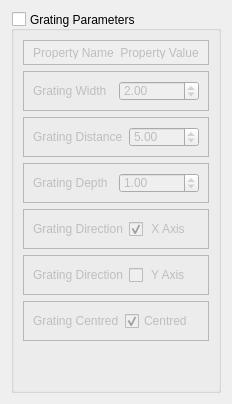
            <widget class="QWidget" name="tab_Gratings">
             <attribute name="title">
              <string>Gratings</string>
             </attribute>
             <layout class="QVBoxLayout" name="verticalLayout">
              <item>
               <widget class="QGroupBox" name="groupBox_Gratings">
                <property name="title">
                 <string>Grating Parameters</string>
                </property>
                <property name="alignment">
                 <set>Qt::AlignJustify|Qt::AlignVCenter</set>
                </property>
                <property name="flat">
                 <bool>false</bool>
                </property>
                <property name="checkable">
                 <bool>true</bool>
                </property>
                <property name="checked">
                 <bool>false</bool>
                </property>
                <layout class="QVBoxLayout" name="verticalLayout_4">
                 <item>
                  <widget class="QFrame" name="frame_Title_Gratings">
                   <property name="enabled">
                    <bool>true</bool>
                   </property>
                   <property name="maximumSize">
                    <size>
                     <width>16777215</width>
                     <height>25</height>
                    </size>
                   </property>
                   <property name="autoFillBackground">
                    <bool>true</bool>
                   </property>
                   <property name="frameShape">
                    <enum>QFrame::StyledPanel</enum>
                   </property>
                   <property name="frameShadow">
                    <enum>QFrame::Raised</enum>
                   </property>
                   <layout class="QHBoxLayout" name="horizontalLayout_37">
                    <property name="topMargin">
                     <number>5</number>
                    </property>
                    <property name="bottomMargin">
                     <number>5</number>
                    </property>
                    <item>
                     <widget class="QLabel" name="label_PropertyName_Gratings">
                      <property name="enabled">
                       <bool>true</bool>
                      </property>
                      <property name="text">
                       <string>Property Name</string>
                      </property>
                      <property name="alignment">
                       <set>Qt::AlignCenter</set>
                      </property>
                     </widget>
                    </item>
                    <item>
                     <widget class="QLabel" name="label_PropertyValue_Gratings">
                      <property name="enabled">
                       <bool>true</bool>
                      </property>
                      <property name="text">
                       <string>Property Value</string>
                      </property>
                      <property name="alignment">
                       <set>Qt::AlignCenter</set>
                      </property>
                     </widget>
                    </item>
                   </layout>
                  </widget>
                 </item>
                 <item>
                  <widget class="QFrame" name="frame_GratingWidth">
                   <property name="maximumSize">
                    <size>
                     <width>16777215</width>
                     <height>40</height>
                    </size>
                   </property>
                   <property name="frameShape">
                    <enum>QFrame::StyledPanel</enum>
                   </property>
                   <property name="frameShadow">
                    <enum>QFrame::Raised</enum>
                   </property>
                   <layout class="QHBoxLayout" name="horizontalLayout_8">
                    <item>
                     <widget class="QLabel" name="label_GratingWidth">
                      <property name="text">
                       <string>Grating Width</string>
                      </property>
                     </widget>
                    </item>
                    <item>
                     <widget class="QDoubleSpinBox" name="doubleSpinBox_GratingWidth">
                      <property name="suffix">
                       <string/>
                      </property>
                      <property name="minimum">
                       <double>0.010000000000000</double>
                      </property>
                      <property name="maximum">
                       <double>999.990000000000009</double>
                      </property>
                      <property name="stepType">
                       <enum>QAbstractSpinBox::AdaptiveDecimalStepType</enum>
                      </property>
                      <property name="value">
                       <double>2.000000000000000</double>
                      </property>
                     </widget>
                    </item>
                   </layout>
                  </widget>
                 </item>
                 <item>
                  <widget class="QFrame" name="frame_GratingDistance">
                   <property name="maximumSize">
                    <size>
                     <width>16777215</width>
                     <height>40</height>
                    </size>
                   </property>
                   <property name="frameShape">
                    <enum>QFrame::StyledPanel</enum>
                   </property>
                   <property name="frameShadow">
                    <enum>QFrame::Raised</enum>
                   </property>
                   <layout class="QHBoxLayout" name="horizontalLayout_10">
                    <item>
                     <widget class="QLabel" name="label_GratingDistance">
                      <property name="text">
                       <string>Grating Distance</string>
                      </property>
                     </widget>
                    </item>
                    <item>
                     <widget class="QDoubleSpinBox" name="doubleSpinBox_GratingDistance">
                      <property name="minimum">
                       <double>0.010000000000000</double>
                      </property>
                      <property name="maximum">
                       <double>999.990000000000009</double>
                      </property>
                      <property name="stepType">
                       <enum>QAbstractSpinBox::AdaptiveDecimalStepType</enum>
                      </property>
                      <property name="value">
                       <double>5.000000000000000</double>
                      </property>
                     </widget>
                    </item>
                   </layout>
                  </widget>
                 </item>
                 <item>
                  <widget class="QFrame" name="frame_GratingDepth">
                   <property name="maximumSize">
                    <size>
                     <width>16777215</width>
                     <height>40</height>
                    </size>
                   </property>
                   <property name="frameShape">
                    <enum>QFrame::StyledPanel</enum>
                   </property>
                   <property name="frameShadow">
                    <enum>QFrame::Raised</enum>
                   </property>
                   <layout class="QHBoxLayout" name="horizontalLayout_13">
                    <item>
                     <widget class="QLabel" name="label_GratingDepth">
                      <property name="text">
                       <string>Grating Depth</string>
                      </property>
                     </widget>
                    </item>
                    <item>
                     <widget class="QDoubleSpinBox" name="doubleSpinBox_GratingDepth">
                      <property name="minimum">
                       <double>0.010000000000000</double>
                      </property>
                      <property name="maximum">
                       <double>999.990000000000009</double>
                      </property>
                      <property name="stepType">
                       <enum>QAbstractSpinBox::AdaptiveDecimalStepType</enum>
                      </property>
                      <property name="value">
                       <double>1.000000000000000</double>
                      </property>
                     </widget>
                    </item>
                   </layout>
                  </widget>
                 </item>
                 <item>
                  <widget class="QFrame" name="frame_GratingDirectionX">
                   <property name="enabled">
                    <bool>false</bool>
                   </property>
                   <property name="maximumSize">
                    <size>
                     <width>16777215</width>
                     <height>60</height>
                    </size>
                   </property>
                   <property name="frameShape">
                    <enum>QFrame::StyledPanel</enum>
                   </property>
                   <property name="frameShadow">
                    <enum>QFrame::Raised</enum>
                   </property>
                   <layout class="QHBoxLayout" name="horizontalLayout_29">
                    <item>
                     <widget class="QLabel" name="label_GratingDirectionX">
                      <property name="text">
                       <string>Grating Direction</string>
                      </property>
                     </widget>
                    </item>
                    <item>
                     <widget class="QCheckBox" name="checkBox_GratingDirectionX">
                      <property name="enabled">
                       <bool>false</bool>
                      </property>
                      <property name="text">
                       <string> X Axis</string>
                      </property>
                      <property name="checked">
                       <bool>true</bool>
                      </property>
                     </widget>
                    </item>
                   </layout>
                  </widget>
                 </item>
                 <item>
                  <widget class="QFrame" name="frame_GratingDirectionY">
                   <property name="enabled">
                    <bool>false</bool>
                   </property>
                   <property name="maximumSize">
                    <size>
                     <width>16777215</width>
                     <height>60</height>
                    </size>
                   </property>
                   <property name="frameShape">
                    <enum>QFrame::StyledPanel</enum>
                   </property>
                   <property name="frameShadow">
                    <enum>QFrame::Raised</enum>
                   </property>
                   <layout class="QHBoxLayout" name="horizontalLayout_40">
                    <item>
                     <widget class="QLabel" name="label_GratingDirectionY">
                      <property name="text">
                       <string>Grating Direction</string>
                      </property>
                     </widget>
                    </item>
                    <item>
                     <widget class="QCheckBox" name="checkBox_GratingDirectionY">
                      <property name="enabled">
                       <bool>false</bool>
                      </property>
                      <property name="text">
                       <string> Y Axis</string>
                      </property>
                      <property name="checked">
                       <bool>false</bool>
                      </property>
                     </widget>
                    </item>
                   </layout>
                  </widget>
                 </item>
                 <item>
                  <widget class="QFrame" name="frame_GratingCentred">
                   <property name="enabled">
                    <bool>false</bool>
                   </property>
                   <property name="maximumSize">
                    <size>
                     <width>16777215</width>
                     <height>40</height>
                    </size>
                   </property>
                   <property name="frameShape">
                    <enum>QFrame::StyledPanel</enum>
                   </property>
                   <property name="frameShadow">
                    <enum>QFrame::Raised</enum>
                   </property>
                   <layout class="QHBoxLayout" name="horizontalLayout_12">
                    <item>
                     <widget class="QLabel" name="label_GratingCentred">
                      <property name="text">
                       <string>Grating Centred</string>
                      </property>
                     </widget>
                    </item>
                    <item>
                     <widget class="QCheckBox" name="checkBox_GratingCentred">
                      <property name="enabled">
                       <bool>false</bool>
                      </property>
                      <property name="text">
                       <string>Centred</string>
                      </property>
                      <property name="checked">
                       <bool>true</bool>
                      </property>
                     </widget>
                    </item>
                   </layout>
                  </widget>
                 </item>
                 <item>
                  <spacer name="verticalSpacer_Gratings">
                   <property name="orientation">
                    <enum>Qt::Vertical</enum>
                   </property>
                   <property name="sizeHint" stdset="0">
                    <size>
                     <width>20</width>
                     <height>40</height>
                    </size>
                   </property>
                  </spacer>
                 </item>
                </layout>
               </widget>
              </item>
             </layout>
            </widget>
